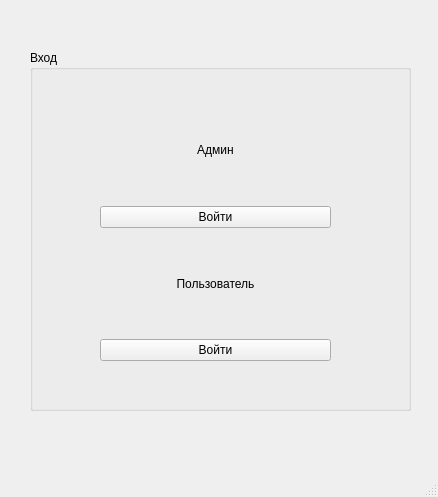
<?xml version="1.0" encoding="UTF-8"?>
<ui version="4.0">
 <class>MainWindow</class>
 <widget class="QMainWindow" name="MainWindow">
  <property name="geometry">
   <rect>
    <x>0</x>
    <y>0</y>
    <width>438</width>
    <height>497</height>
   </rect>
  </property>
  <property name="windowTitle">
   <string>MainWindow</string>
  </property>
  <widget class="QWidget" name="centralwidget">
   <widget class="QGroupBox" name="groupBox">
    <property name="geometry">
     <rect>
      <x>30</x>
      <y>50</y>
      <width>381</width>
      <height>361</height>
     </rect>
    </property>
    <property name="title">
     <string>Вход</string>
    </property>
    <widget class="QWidget" name="">
     <property name="geometry">
      <rect>
       <x>70</x>
       <y>50</y>
       <width>231</width>
       <height>261</height>
      </rect>
     </property>
     <layout class="QVBoxLayout" name="verticalLayout">
      <property name="sizeConstraint">
       <enum>QLayout::SizeConstraint::SetMaximumSize</enum>
      </property>
      <item>
       <widget class="QLabel" name="label_2">
        <property name="text">
         <string>Админ</string>
        </property>
        <property name="alignment">
         <set>Qt::AlignmentFlag::AlignCenter</set>
        </property>
       </widget>
      </item>
      <item>
       <widget class="QPushButton" name="admin_button">
        <property name="text">
         <string>Войти</string>
        </property>
       </widget>
      </item>
      <item>
       <widget class="QLabel" name="label">
        <property name="text">
         <string>Пользователь</string>
        </property>
        <property name="alignment">
         <set>Qt::AlignmentFlag::AlignCenter</set>
        </property>
       </widget>
      </item>
      <item>
       <widget class="QPushButton" name="person_button">
        <property name="text">
         <string>Войти</string>
        </property>
       </widget>
      </item>
     </layout>
    </widget>
   </widget>
  </widget>
  <widget class="QMenuBar" name="menubar">
   <property name="geometry">
    <rect>
     <x>0</x>
     <y>0</y>
     <width>438</width>
     <height>22</height>
    </rect>
   </property>
  </widget>
  <widget class="QStatusBar" name="statusbar"/>
 </widget>
 <resources/>
 <connections/>
</ui>
